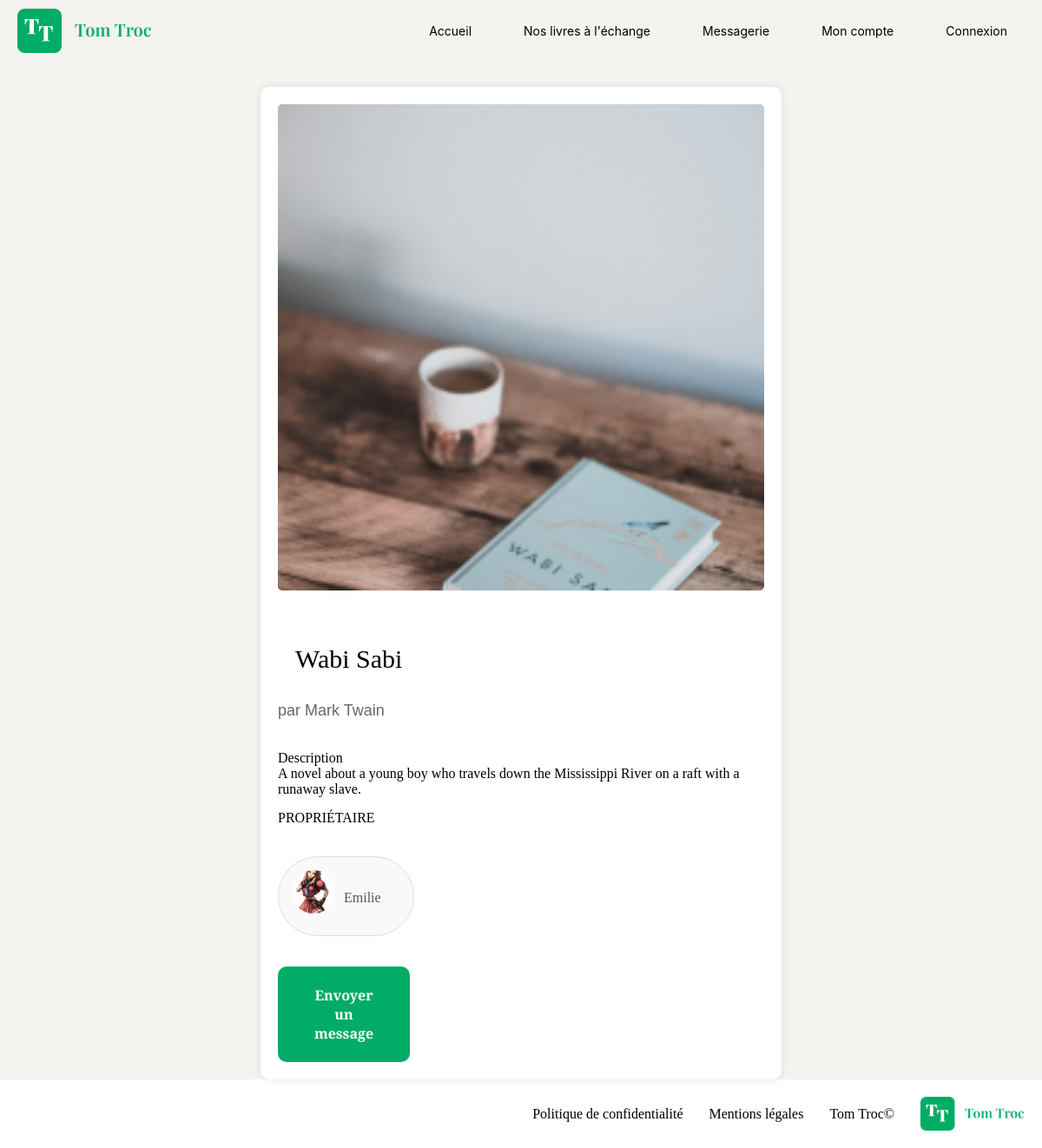
The app's page /index.php?action=book-detail&id=6, older data.
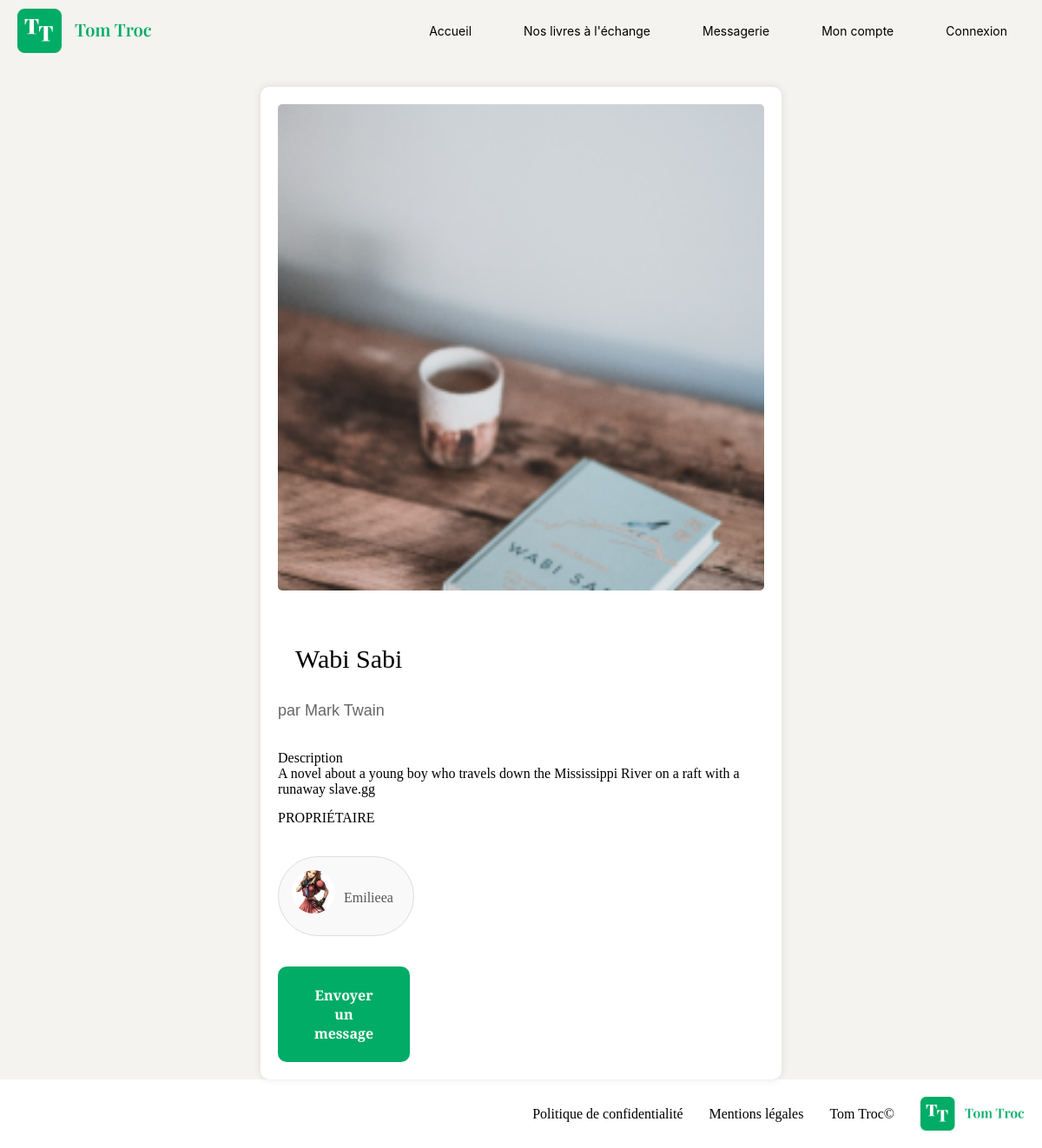
The same page, newer data.
### tables this page shows
CREATE TABLE IF NOT EXISTS `book` (
  `id` int NOT NULL AUTO_INCREMENT,
  `title` varchar(255) NOT NULL,
  `author` varchar(255) NOT NULL,
  `img` varchar(255) NOT NULL,
  `description` text NOT NULL,
  `createdAt` timestamp NOT NULL DEFAULT CURRENT_TIMESTAMP,
  `updatedAt` timestamp NULL DEFAULT CURRENT_TIMESTAMP,
  `available` tinyint(1) NOT NULL,
  `user_id` int DEFAULT NULL,
  PRIMARY KEY (`id`),
  KEY `fk_user` (`user_id`)
);

CREATE TABLE IF NOT EXISTS `user` (
  `id` int NOT NULL AUTO_INCREMENT,
  `username` varchar(100) NOT NULL,
  `email` varchar(100) NOT NULL,
  `password` varchar(255) NOT NULL,
  `profilePicture` varchar(255) NOT NULL,
  `role` enum('user','admin','moderator') DEFAULT 'user',
  `is_active` tinyint(1) DEFAULT '1',
  `created_at` datetime DEFAULT CURRENT_TIMESTAMP,
  `updated_at` datetime DEFAULT CURRENT_TIMESTAMP ON UPDATE CURRENT_TIMESTAMP,
  PRIMARY KEY (`id`)
);

### views/View.php (called while the page is built, shortened)
<?php
class View
{
    public function render(string $viewName, array $params = []): void
    {
        $viewPath = $this->buildViewPath($viewName);
        $description = $this->_renderViewFromTemplate($viewPath, $params);
        require(MAIN_VIEW_PATH);
    }
    private function _renderViewFromTemplate(string $viewPath, array $params = []): string
    {
        if (file_exists($viewPath)) {
            extract($params);
            require($viewPath);
            return ob_get_clean();
        } else {
            throw new Exception("La vue '$viewPath' est introuvable.");
        }
    }
    private function buildViewPath(string $viewName): string
    {
        return TEMPLATE_VIEW_PATH . $viewName . '.php';
    }
}

### controllers/BookController.php (called while the page is built, shortened)
<?php
class BookController
{
    public function showBookDetail(int $id): void
    {
        $bookManager = new BookManager();
        $book = $bookManager->getBookById($id);
        $view = new View('Book Detail');
        $view->render('book-detail', ['book' => $book]);
    }
}

### index.php (called while the page is built, shortened)
<?php
$action = Utils::request('action', 'home');
$bookId = Utils::request('id', 0);
try {
    $bookController = new BookController();
    switch ($action) {
        case 'book-detail':
            if ($bookId > 0) {
                $bookController->showBookDetail($bookId);
            } else {
                throw new Exception("ID du livre invalide.");
            }
            break;
    }
} catch (Exception $e) {
    error_log("Exception capturée : " . $e->getMessage());
    $errorView = new View('Erreur');
    $errorView->render('errorPage', ['errorMessage' => $e->getMessage()]);
}

### models/DBmanager.php (called while the page is built, shortened)
<?php
class DBManager
{
    private static $instance;
    private $db;
    private function __construct()
    {
        $this->db = new PDO('mysql:host=' . DB_HOST . ';dbname=' . DB_NAME . ';charset=utf8', DB_USER, DB_PASS);
        $this->db->setAttribute(PDO::ATTR_ERRMODE, PDO::ERRMODE_EXCEPTION);
        $this->db->setAttribute(PDO::ATTR_DEFAULT_FETCH_MODE, PDO::FETCH_ASSOC);
    }
    public static function getInstance() : DBManager
    {
        if (!self::$instance) {
            self::$instance = new DBManager();
        }
        return self::$instance;
    }
    public function query(string $sql, ?array $params = null) : PDOStatement
    {
        if ($params == null) {
            $query = $this->db->query($sql);
        } else {
            $query = $this->db->prepare($sql);
            $query->execute($params);
        }
        return $query;
    }
}

### models/BookManager.php (called while the page is built, shortened)
<?php
class bookManager extends AbstractEntityManager
{
    public function getBookById(int $id): ?Book
    {
        $sql = "SELECT * FROM book WHERE id = :id";
        $stmt = $this->db->query($sql, ['id' => $id]);
        $bookData = $stmt->fetch(PDO::FETCH_ASSOC);
        return $bookData ? new Book($bookData) : null;
    }
}

### models/AbstractEntity.php (called while the page is built, shortened)
<?php
abstract class AbstractEntity
{
    protected function hydrate(array $data) : void
    {
        foreach ($data as $key => $value) {
            $method = 'set' . str_replace('_', '', ucwords($key, '_'));
        }
    }
}

### models/Book.php (called while the page is built, shortened)
<?php
class Book extends AbstractEntity
{
    private int $userId;
    private ?User $user;
    private string $title = "";
    private string $author = "";
    private ?string $img = null;
    private string $description = "";
    public function __construct(array $data = [])
    {
        $userManager = new UserManager();
        if ($this->userId) {
            $this->user = $userManager->getUserById($this->userId);
        }
    }
    public function setUserId(int $userId): void
    {
        $this->userId = $userId;
    }
    public function setTitle(string $title): void
    {
        $this->title = $title;
    }
    public function getTitle(): string
    {
        return $this->title;
    }
    public function setAuthor(string $author): void
    {
        $this->author = $author;
    }
    public function getAuthor(): string
    {
        return $this->author;
    }
    public function setImg(?string $img): void
    {
        $this->img = $img;
    }
    public function getImg(): ?string
    {
        return $this->img;
    }
    public function setDescription(string $description): void
    {
        $this->description = $description;
    }
    public function getDescription(int $length = -1): string
    {
        return $this->description;
    }
    public function setCreatedAt(string|DateTime $createdAt, string $format = 'Y-m-d H:i:s'): void
    {
        if (is_string($createdAt)) {
            $createdAt = DateTime::createFromFormat($format, $createdAt);
        }
    }
    public function setUpdatedAt(string|DateTime|null $updatedAt): void
    {
        if ($updatedAt === null) {
            $this->updatedAt = null;
        } elseif (is_string($updatedAt)) {
            $this->updatedAt = DateTime::createFromFormat('Y-m-d H:i:s', $updatedAt);
        } elseif ($updatedAt instanceof DateTime) {
            $this->updatedAt = $updatedAt;
        }
    }
    public function getUser(): ?User
    {
        return $this->user;
    }
}

### models/UserManager.php (called while the page is built, shortened)
<?php
class UserManager extends AbstractEntityManager
{
    public function getUserById(int $id): ?User
    {
        try {
            $sql = "SELECT * FROM user WHERE id = :id";
            $result = $this->db->query($sql, [":id" => $id]);
            $user = $result->fetch();
            if ($user) {
                return new User($user);
            } else {
                return null;
            }
        } catch (PDOException $e) {
            throw new Exception("Erreur lors de la recherche de l'utilisateur : " . $e->getMessage());
        }
    }
}

### models/User.php (called while the page is built, shortened)
<?php
class User extends AbstractEntity
{
    protected int $id;
    private string $username;
    private string $profilePicture;
    public function getId(): int
    {
        return $this->id;
    }
    public function getUsername(): string
    {
        return $this->username;
    }
    public function getProfilePicture(): ?string
    {
        return $this->profilePicture ?: "/assets/img/users/profile-default.svg";
    }
    public function setId(int $id): void
    {
        $this->id = $id;
    }
    public function setUsername(string $username): void
    {
        $this->username = $username;
    }
    public function setProfilePicture(?string $profilePicture): void
    {
        $this->profilePicture = $profilePicture;
    }
}

### views/templates/book-detail.php (the view, shortened to what this page needs)
<div class="book-detail">
    <?php if ($book) { ?>
        <article class="mainArticle">
            <form action="index.php?action=book-detail" method="post">
                <?php if ($book->getImg()) { ?>
                    <img src="<?= htmlspecialchars($book->getImg(), ENT_QUOTES, 'UTF-8') ?>" alt="Image de <?= htmlspecialchars($book->getTitle(), ENT_QUOTES, 'UTF-8') ?>" class="book-image">
                <?php } else { ?>
                    <p>Image non disponible</p>
                <?php } ?>
                <h1 class="book-title"><?= htmlspecialchars($book->getTitle(), ENT_QUOTES, 'UTF-8') ?></h1>
                <p class="book-author">par <?= htmlspecialchars($book->getAuthor(), ENT_QUOTES, 'UTF-8') ?></p>
                <div class="book-description-container">
                    <p class="book-description-title">Description</p>
                    <p class="book-description-content"><?= nl2br(htmlspecialchars($book->getDescription())) ?></p>
                </div>
                <p class="owner-title">PROPRIÉTAIRE</p>
                <div class="owner-info">
                    <?php if ($book->getUser()) { ?>
                        <?php $user = $book->getUser(); ?>
                        <?php if ($user->getProfilePicture()) { ?>
                            <img src="<?= ($user->getProfilePicture()) ?>" alt="Photo de profil de <?= htmlspecialchars($user->getUsername()) ?>" class="owner-photo">
                        <?php } else { ?>
                            <div class="owner-photo placeholder"></div>
                        <?php } ?>
                        <p class="owner-name"><?= htmlspecialchars($user->getUsername()) ?></p>
                    <?php } else { ?>
                        <p>Propriétaire inconnu</p>
                    <?php } ?>
                </div>
                <a href="index.php?action=showMessaging&receiver_id=<?= htmlspecialchars($user->getId(), ENT_QUOTES, 'UTF-8') ?>" class="btn">Envoyer un message</a>
            </form>
        </article>
    <?php } else { ?>
        <p>Livre non trouvé.</p>
    <?php } ?>
</div>

### views/templates/main.php (shortened to what this page needs)
<!DOCTYPE html>
<html lang="fr">
<head>
    <link rel="stylesheet" href="../../assets/css/style.css">
</head>
<body>
    <?php include 'include/header.php'; ?>
    <main>
        <?= $description  ?>
    </main>
    <?php include 'include/footer.php'; ?>
</body>
</html>

### views/templates/include/header.php (shortened to what this page needs)
<header>
    <nav class="main-nav">
        <div class="nav-wrapper">
            <a href="index.php" class="logo-link">
                <img src="../../../assets/img/logo_tom_troc.png" alt="logo_tom_troc" class="logo-image">
            </a>
            <div class="menu">
                <div class="nav-group nav-group--left">
                    <a href="index.php?action=home" class="nav-link">Accueil</a>
                    <a href="index.php?action=books" class="nav-link">Nos livres à l'échange</a>
                </div>
                <div class="nav-group nav-group--right">
                    <a href="index.php?action=showMessaging" class="nav-link">Messagerie</a>
                    <a href="index.php?action=myAccount" class="nav-link">Mon compte</a>
                    <?php if (isset($_SESSION['user'])) { ?>
                        <a href="index.php?action=disconnectUser" class="nav-link">Déconnexion</a>
                    <?php } else { ?>
                        <a href="index.php?action=connectionForm" class="nav-link">Connexion</a>
                    <?php } ?>
                </div>
            </div>
        </div>
    </nav>
</header>

### views/templates/include/footer.php
<footer>
    <a href="index.php?action=privacy">Politique de confidentialité</a>
    <a href="index.php?action=legal">Mentions légales</a>
    <a href="index.php">Tom Troc©</a>
    <img src="../../../assets/img/logo_tom_troc.png" alt="logo_tom_troc">
</footer>

### assets/css/style.css (style rules this page uses)
* { margin: 0; padding: 0; box-sizing: border-box; }
:root { --backgroundColor: #F5F3EF; --titleColor: #000000; --textColor: #000000; --buttonDefaultColor: #00AC66; --headerColor: #000; --headerPaleColor: #ccc; --hamburgerColor: #A6A6A6; --PaleColor: white; --quoteColor: #aaa; --dateColor: #888; }
body { font-family: 'Playfair Display'; background-color: var(--backgroundColor); }
h1 { margin: 20px; font-size: 36px; font-weight: 400; line-height: 47.99px; color: var(--titleColor); }
a { text-decoration: none; color: inherit; }
header { display: flex; flex-direction: column; width: 100%; padding: 10px 20px; background-color: var(--backgroundColor); }
main { display: flex; flex-direction: column; }
.main-nav { height: 80px; background-color: var(--backgroundColor); position: relative; }
.nav-wrapper { display: flex; width: 100%; align-items: center; justify-content: space-between; position: relative; }
.logo-link { display: flex; align-items: center; }
.logo-image { width: 155px; height: 51px; }
.menu { display: none; flex-direction: column; background-color: var(--buttonDefaultColor); }
.nav-group { display: flex; flex-direction: column; }
.nav-link { font-family: 'Inter'; font-size: 12px; text-align: left; color: var(--textColor); padding: 10px 20px; }
.btn { width: 335px; padding: 22px 38px; border-radius: 10px; background-color: var(--buttonDefaultColor); font-family: 'Playfair Display', serif; font-size: 16px; font-weight: 600; text-align: center; color: white; border: none; cursor: pointer; transition: opacity 0.3s; margin: 20px auto; }
.owner-info { background-color: #f9f9f9; border: 1px solid #ddd; padding: 15px; border-radius: 114px; max-width: 157px; margin: 20px 0; }
.owner-photo { width: 80px; height: 80px; border-radius: 50%; object-fit: cover; margin-bottom: 10px; }
.owner-name { font-size: 1em; color: #555; margin-top: 5px; font-weight: 600; }
form { display: flex; flex-direction: column; gap: 15px; text-align: left; }
.book-detail { max-width: 600px; margin: 0 auto; padding: 20px; background-color: #fff; border-radius: 10px; box-shadow: 0 0 10px rgba(0, 0, 0, 0.1); }
.book-image { width: 100%; height: auto; border-radius: 5px; margin-bottom: 20px; }
.book-title { font-family: 'Playfair Display', serif; font-size: 30px; font-weight: 400; margin-bottom: 10px; }
.book-author { font-family: 'Arial', sans-serif; font-size: 18px; font-weight: 400; margin-bottom: 20px; color: #666; }
.owner-info { display: flex; align-items: center; margin-bottom: 20px; }
.owner-photo { width: 50px; height: 50px; border-radius: 50%; object-fit: cover; margin-right: 10px; }
.owner-name { font-size: 16px; font-weight: 500; }
footer { display: flex; flex-direction: column; align-items: center; padding: 20px; color: black; background-color: var(--PaleColor); gap: 10px; }
footer a, footer img { margin-bottom: 0; margin-right: 20px; }
footer img { width: 120px; height: auto; }
@media (min-width: 768px) { .menu { display: flex; flex-direction: row; justify-content: space-between; background-color: var(--backgroundColor); } }
@media (min-width: 768px) { .btn { width: 152px; margin: 0; } }
@media (min-width: 768px) { .nav-group { flex-direction: row; padding: 0; } }
@media (min-width: 768px) { .nav-group--left { margin-left: 4px; } }
@media (min-width: 768px) { .nav-group--right { margin-left: auto; } }
@media (min-width: 768px) { .nav-link { font-size: 14px; margin-left: 20px; } }
@media (min-width: 768px) { footer { flex-direction: row; justify-content: flex-end; align-items: center; } }
@media (min-width: 768px) { footer a, footer img { margin-bottom: 0; margin-right: 20px; } }
@media (min-width: 768px) { footer a:last-child, footer img:last-child { margin-right: 0; } }

Row changes from the older to the newer data that the page shows:
changed book "Wabi Sabi": description "A novel about a young boy who travels down the Mississippi River on a raft with a runaway slave." → "A novel about a young boy who travels down the Mississippi River on a raft with a runaway slave.gg"
changed user: username "Emilie" → "Emilieea"
